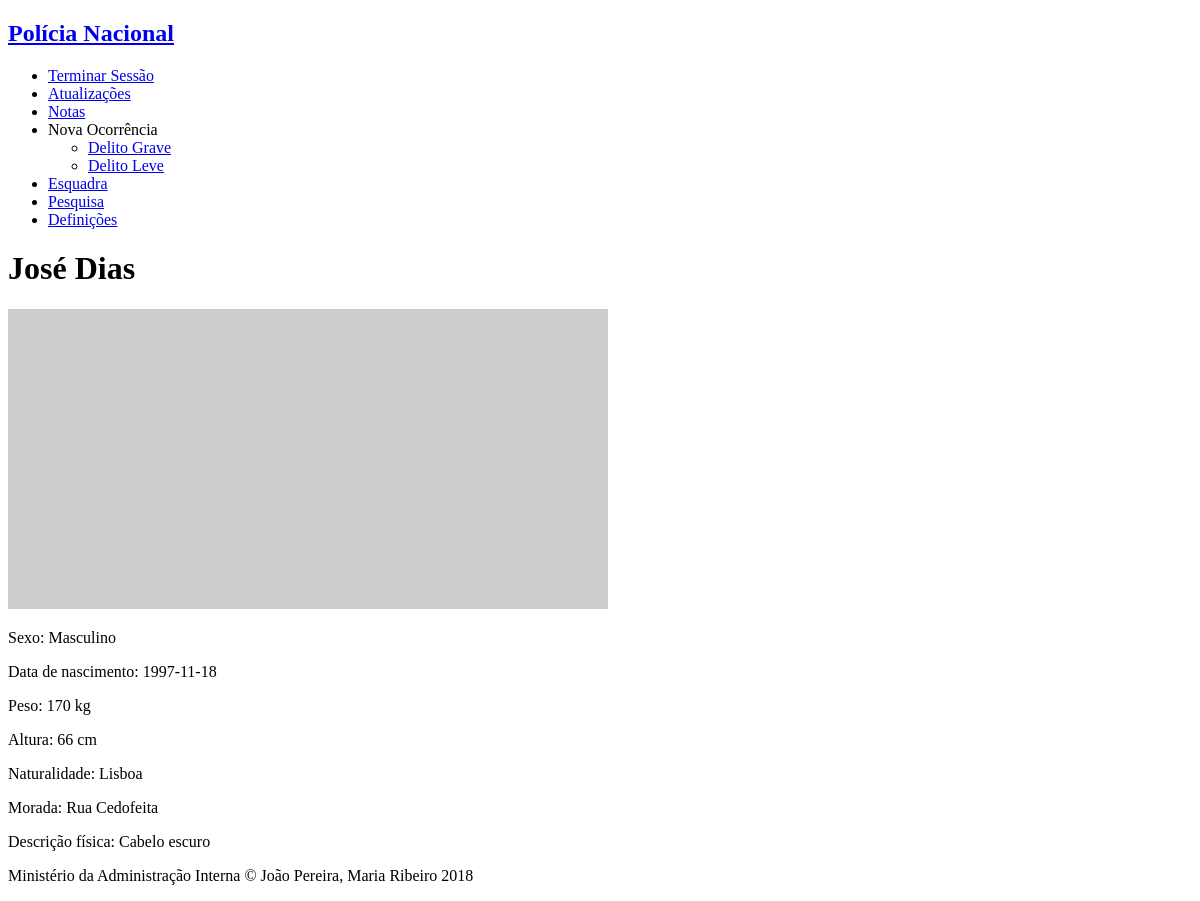
Page /person.php?nif=987654321 (signed in) on the earlier database version.
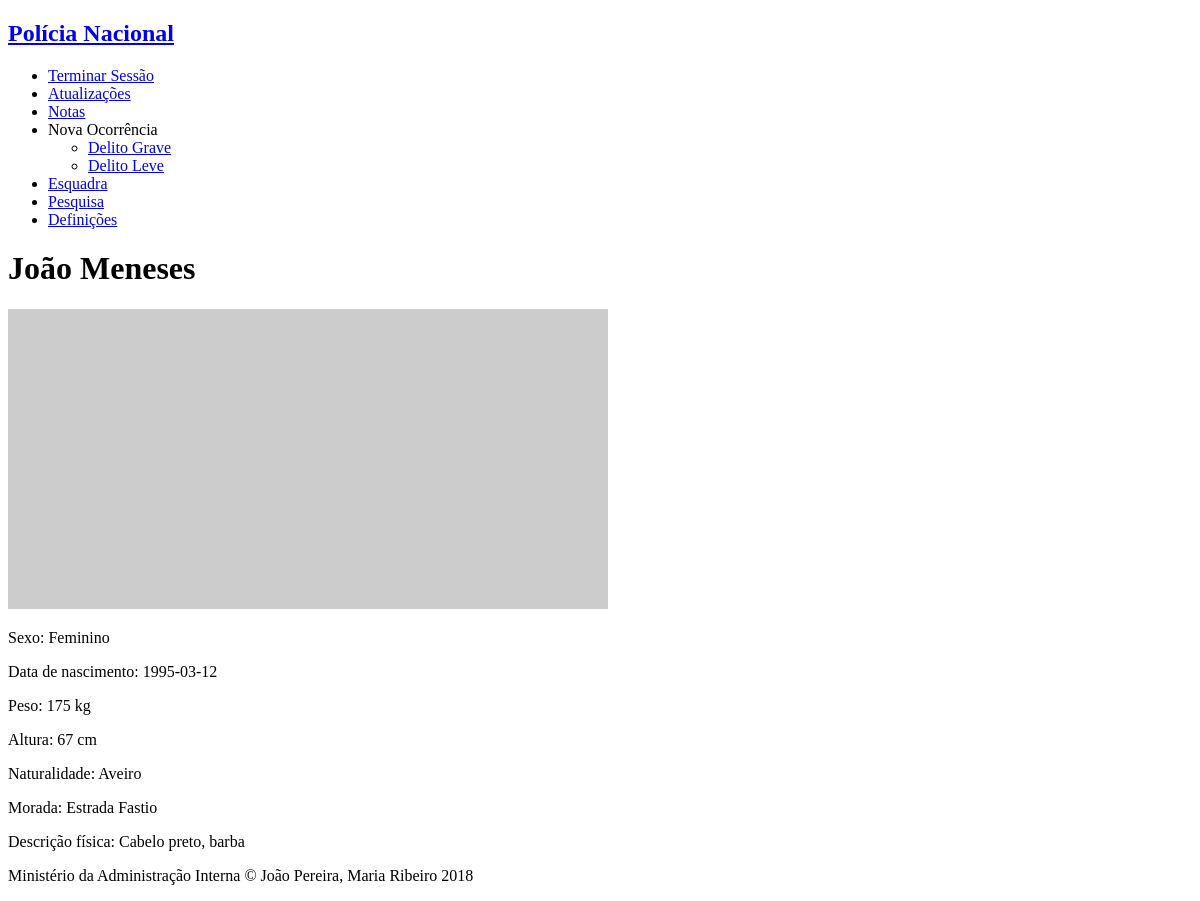
Same page on the later database version.
### tables this page shows
CREATE TABLE person (
    nif INTEGER PRIMARY KEY,
    name VARCHAR NOT NULL,
    gender VARCHAR NOT NULL,
    birthdate date NOT NULL,
    naturality VARCHAR NOT NULL,
    adress VARCHAR,
    physical_description VARCHAR,
    weight INTEGER,
    height INTEGER
);

### database/connection.php (called while the page is built, shortened)
<?php $db = new PDO('sqlite:database/database.db');
function getUserByUsername($username) {
  global $db;
  $query = $db->prepare('SELECT * FROM personnel WHERE username = ?');
  $query->execute(array($username));
  return $query->fetch();
}
function GetStationByID($id){
  global $db;
  $query = $db->prepare('SELECT * FROM stations WHERE id = ?');
  $query->execute([$id]);
  return $query->fetch();
}
function GetPersonByNif($nif) {
  global $db;
  $stmt = $db->prepare("SELECT * FROM person WHERE nif=?");
  $stmt->execute([$nif]);
  return $stmt->fetch();
}

### person.php (the view, shortened to what this page needs)
<?php
include_once('database/connection.php');
$username = $_SESSION['username'];
$nif=$_GET['nif'];
$person=GetPersonByNif($nif);
?>
<!DOCTYPE html>
<html>
<?php include_once('common/header_aside.php'); ?>
<body>
    <div id="personal_info">
        <h1><?php echo $person['name']?></h1>
        <img src="http://lorempixel.com/600/300/business/" alt="photo">
        <p> Sexo: <?php echo $person['gender']?> </p>
        <p> Data de nascimento: <?php echo $person['birthdate']?>  </p>
        <p> Peso: <?php echo $person['weight']?>  kg </p>
        <p> Altura: <?php echo $person['height']?>  cm </p>
        <p> Naturalidade: <?php echo $person['naturality']?>  </p>
        <p> Morada: <?php echo $person['adress']?>  </p>
        <p> Descrição física: <?php echo $person['physical_description']?>
    </div>
</body>
<?php include_once('common/footer.php'); ?>
</html>

### common/header_aside.php (shortened to what this page needs)
<?php
include_once('database/connection.php');
$user = getUserByUsername($username);
if (!isset($station)){
    $station=GetStationByID($user['station']);
}
?>
<!DOCTYPE html>
<html lang="en-US">
    <header>
        <a href="main.php"><h2>Polícia Nacional</h2></a>
    </header>
    <aside id="right_bar">
            <ul>
                <li><a href="log_out.php">Terminar Sessão</a></li>
                <li><a href="updates.php">Atualizações</a></li>
                <li><a href="notes.php">Notas</a></li>
                <?php if ($user['position']!="Diretor Nacional"){?>
                    <li><a> Nova Ocorrência</a></li>
                    <ul>
                        <?php if ($user['position']!="Polícia"){?>
                            <li><a href="new_occurrence.php?relevance=2"> Delito Grave </a></li>
                        <?php } ?>
                            <li><a href="new_occurrence.php?relevance=1"> Delito Leve </a></li>
                    </ul>
                <?php }?>
                <?php if ($user['position']!="Diretor Nacional"){?>
                    <li><a href="station.php?station=<?=$station['id']?>">Esquadra</a></li>
                <?php } ?>
                <li><a href="search.php">Pesquisa</a></li>
                <li> <a href="main.php?definitions=1"> Definições </a>
                <?php if(isset($_GET['definitions'])){?>
                    <ul>
                    <li><a href="change_password.php">Mudar Password</a></li>
                    <li><a href="UpdateProfileImage.php">Atualizar Foto Pessoal</a></li>
                    </ul>
                <?php } ?> </li>
            </ul>
    </aside>
</html>

### common/footer.php
<footer>
        <p> Ministério da Administração Interna &copy; João Pereira, Maria Ribeiro 2018</p>
</footer>

Differences in the rows shown:
changed person: name "José Dias" → "João Meneses"; gender "Masculino" → "Feminino"; birthdate "1997-11-18" → "1995-03-12"; weight "170" → "175"; height "66" → "67"; naturality "Lisboa" → "Aveiro"; adress "Rua Cedofeita" → "Estrada Fastio"; physical_description "Cabelo escuro" → "Cabelo preto, barba"
